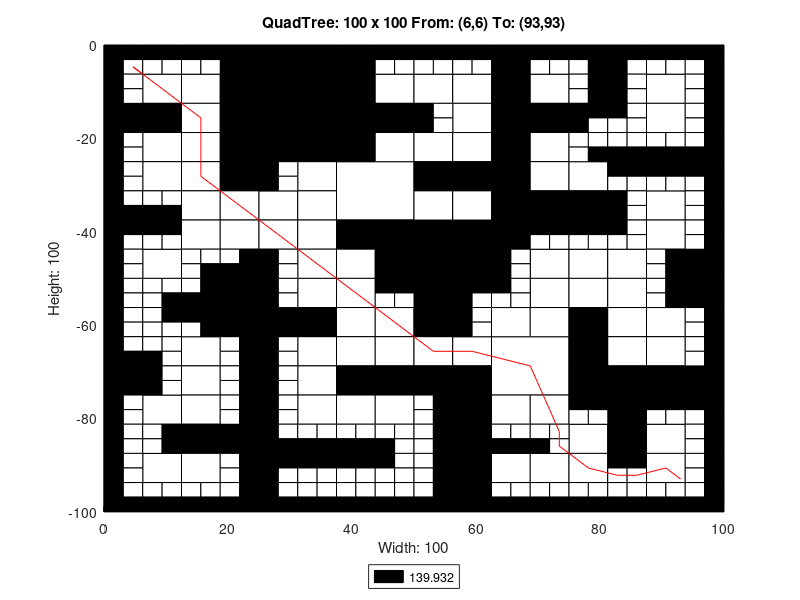

Source code (MATLAB):
axis([0 100 -100 0]);
title('QuadTree: 100 x 100 From: (6,6) To: (93,93)');
xlabel('Width: 100');
ylabel('Height: 100');
rectangle('Position',[25 -12.5 12.5 12.5], 'FaceColor',[0 0 0]);
rectangle('Position',[25 -25 12.5 12.5], 'FaceColor',[0 0 0]);
rectangle('Position',[37.5 -37.5 12.5 12.5], 'FaceColor',[1 1 1]);
rectangle('Position',[50 -50 12.5 12.5], 'FaceColor',[0 0 0]);
rectangle('Position',[62.5 -75 12.5 12.5], 'FaceColor',[1 1 1]);
rectangle('Position',[6.25 -12.5 6.25 6.25], 'FaceColor',[1 1 1]);
rectangle('Position',[18.75 -6.25 6.25 6.25], 'FaceColor',[0 0 0]);
rectangle('Position',[12.5 -12.5 6.25 6.25], 'FaceColor',[1 1 1]);
rectangle('Position',[18.75 -12.5 6.25 6.25], 'FaceColor',[0 0 0]);
rectangle('Position',[0 -18.75 6.25 6.25], 'FaceColor',[0 0 0]);
rectangle('Position',[6.25 -18.75 6.25 6.25], 'FaceColor',[0 0 0]);
rectangle('Position',[6.25 -25 6.25 6.25], 'FaceColor',[1 1 1]);
rectangle('Position',[12.5 -18.75 6.25 6.25], 'FaceColor',[1 1 1]);
rectangle('Position',[18.75 -18.75 6.25 6.25], 'FaceColor',[0 0 0]);
rectangle('Position',[12.5 -25 6.25 6.25], 'FaceColor',[1 1 1]);
rectangle('Position',[18.75 -25 6.25 6.25], 'FaceColor',[0 0 0]);
rectangle('Position',[37.5 -6.25 6.25 6.25], 'FaceColor',[0 0 0]);
rectangle('Position',[37.5 -12.5 6.25 6.25], 'FaceColor',[0 0 0]);
rectangle('Position',[43.75 -12.5 6.25 6.25], 'FaceColor',[1 1 1]);
rectangle('Position',[37.5 -18.75 6.25 6.25], 'FaceColor',[0 0 0]);
rectangle('Position',[43.75 -18.75 6.25 6.25], 'FaceColor',[0 0 0]);
rectangle('Position',[37.5 -25 6.25 6.25], 'FaceColor',[0 0 0]);
rectangle('Position',[43.75 -25 6.25 6.25], 'FaceColor',[1 1 1]);
rectangle('Position',[6.25 -31.25 6.25 6.25], 'FaceColor',[1 1 1]);
rectangle('Position',[12.5 -31.25 6.25 6.25], 'FaceColor',[1 1 1]);
rectangle('Position',[18.75 -31.25 6.25 6.25], 'FaceColor',[0 0 0]);
rectangle('Position',[12.5 -37.5 6.25 6.25], 'FaceColor',[1 1 1]);
rectangle('Position',[18.75 -37.5 6.25 6.25], 'FaceColor',[1 1 1]);
rectangle('Position',[6.25 -50 6.25 6.25], 'FaceColor',[1 1 1]);
rectangle('Position',[12.5 -43.75 6.25 6.25], 'FaceColor',[1 1 1]);
rectangle('Position',[18.75 -43.75 6.25 6.25], 'FaceColor',[1 1 1]);
rectangle('Position',[31.25 -31.25 6.25 6.25], 'FaceColor',[1 1 1]);
rectangle('Position',[25 -37.5 6.25 6.25], 'FaceColor',[1 1 1]);
rectangle('Position',[31.25 -37.5 6.25 6.25], 'FaceColor',[1 1 1]);
rectangle('Position',[25 -43.75 6.25 6.25], 'FaceColor',[1 1 1]);
rectangle('Position',[31.25 -43.75 6.25 6.25], 'FaceColor',[1 1 1]);
rectangle('Position',[31.25 -50 6.25 6.25], 'FaceColor',[1 1 1]);
rectangle('Position',[37.5 -43.75 6.25 6.25], 'FaceColor',[0 0 0]);
rectangle('Position',[43.75 -43.75 6.25 6.25], 'FaceColor',[0 0 0]);
rectangle('Position',[37.5 -50 6.25 6.25], 'FaceColor',[1 1 1]);
rectangle('Position',[43.75 -50 6.25 6.25], 'FaceColor',[0 0 0]);
rectangle('Position',[50 -12.5 6.25 6.25], 'FaceColor',[1 1 1]);
rectangle('Position',[56.25 -12.5 6.25 6.25], 'FaceColor',[1 1 1]);
rectangle('Position',[62.5 -6.25 6.25 6.25], 'FaceColor',[0 0 0]);
rectangle('Position',[62.5 -12.5 6.25 6.25], 'FaceColor',[0 0 0]);
rectangle('Position',[68.75 -12.5 6.25 6.25], 'FaceColor',[1 1 1]);
rectangle('Position',[56.25 -18.75 6.25 6.25], 'FaceColor',[1 1 1]);
rectangle('Position',[50 -25 6.25 6.25], 'FaceColor',[1 1 1]);
rectangle('Position',[56.25 -25 6.25 6.25], 'FaceColor',[1 1 1]);
rectangle('Position',[62.5 -18.75 6.25 6.25], 'FaceColor',[0 0 0]);
rectangle('Position',[68.75 -18.75 6.25 6.25], 'FaceColor',[0 0 0]);
rectangle('Position',[62.5 -25 6.25 6.25], 'FaceColor',[0 0 0]);
rectangle('Position',[68.75 -25 6.25 6.25], 'FaceColor',[1 1 1]);
rectangle('Position',[87.5 -12.5 6.25 6.25], 'FaceColor',[1 1 1]);
rectangle('Position',[87.5 -18.75 6.25 6.25], 'FaceColor',[1 1 1]);
rectangle('Position',[50 -31.25 6.25 6.25], 'FaceColor',[0 0 0]);
rectangle('Position',[56.25 -31.25 6.25 6.25], 'FaceColor',[0 0 0]);
rectangle('Position',[50 -37.5 6.25 6.25], 'FaceColor',[1 1 1]);
rectangle('Position',[56.25 -37.5 6.25 6.25], 'FaceColor',[1 1 1]);
rectangle('Position',[62.5 -31.25 6.25 6.25], 'FaceColor',[0 0 0]);
rectangle('Position',[68.75 -31.25 6.25 6.25], 'FaceColor',[1 1 1]);
rectangle('Position',[62.5 -37.5 6.25 6.25], 'FaceColor',[0 0 0]);
rectangle('Position',[68.75 -37.5 6.25 6.25], 'FaceColor',[0 0 0]);
rectangle('Position',[62.5 -43.75 6.25 6.25], 'FaceColor',[0 0 0]);
rectangle('Position',[68.75 -50 6.25 6.25], 'FaceColor',[1 1 1]);
rectangle('Position',[75 -31.25 6.25 6.25], 'FaceColor',[1 1 1]);
rectangle('Position',[75 -37.5 6.25 6.25], 'FaceColor',[0 0 0]);
rectangle('Position',[87.5 -37.5 6.25 6.25], 'FaceColor',[1 1 1]);
rectangle('Position',[75 -50 6.25 6.25], 'FaceColor',[1 1 1]);
rectangle('Position',[81.25 -50 6.25 6.25], 'FaceColor',[1 1 1]);
rectangle('Position',[87.5 -43.75 6.25 6.25], 'FaceColor',[1 1 1]);
rectangle('Position',[93.75 -50 6.25 6.25], 'FaceColor',[0 0 0]);
rectangle('Position',[18.75 -56.25 6.25 6.25], 'FaceColor',[0 0 0]);
rectangle('Position',[18.75 -62.5 6.25 6.25], 'FaceColor',[0 0 0]);
rectangle('Position',[0 -75 6.25 6.25], 'FaceColor',[0 0 0]);
rectangle('Position',[12.5 -68.75 6.25 6.25], 'FaceColor',[1 1 1]);
rectangle('Position',[12.5 -75 6.25 6.25], 'FaceColor',[1 1 1]);
rectangle('Position',[31.25 -56.25 6.25 6.25], 'FaceColor',[1 1 1]);
rectangle('Position',[25 -62.5 6.25 6.25], 'FaceColor',[0 0 0]);
rectangle('Position',[31.25 -62.5 6.25 6.25], 'FaceColor',[0 0 0]);
rectangle('Position',[37.5 -56.25 6.25 6.25], 'FaceColor',[1 1 1]);
rectangle('Position',[37.5 -62.5 6.25 6.25], 'FaceColor',[1 1 1]);
rectangle('Position',[43.75 -62.5 6.25 6.25], 'FaceColor',[1 1 1]);
rectangle('Position',[31.25 -68.75 6.25 6.25], 'FaceColor',[1 1 1]);
rectangle('Position',[31.25 -75 6.25 6.25], 'FaceColor',[1 1 1]);
rectangle('Position',[37.5 -68.75 6.25 6.25], 'FaceColor',[1 1 1]);
rectangle('Position',[43.75 -68.75 6.25 6.25], 'FaceColor',[1 1 1]);
rectangle('Position',[37.5 -75 6.25 6.25], 'FaceColor',[0 0 0]);
rectangle('Position',[43.75 -75 6.25 6.25], 'FaceColor',[0 0 0]);
rectangle('Position',[6.25 -81.25 6.25 6.25], 'FaceColor',[1 1 1]);
rectangle('Position',[12.5 -81.25 6.25 6.25], 'FaceColor',[1 1 1]);
rectangle('Position',[12.5 -87.5 6.25 6.25], 'FaceColor',[0 0 0]);
rectangle('Position',[18.75 -87.5 6.25 6.25], 'FaceColor',[0 0 0]);
rectangle('Position',[6.25 -93.75 6.25 6.25], 'FaceColor',[1 1 1]);
rectangle('Position',[12.5 -93.75 6.25 6.25], 'FaceColor',[1 1 1]);
rectangle('Position',[31.25 -81.25 6.25 6.25], 'FaceColor',[1 1 1]);
rectangle('Position',[37.5 -81.25 6.25 6.25], 'FaceColor',[1 1 1]);
rectangle('Position',[43.75 -81.25 6.25 6.25], 'FaceColor',[1 1 1]);
rectangle('Position',[50 -56.25 6.25 6.25], 'FaceColor',[0 0 0]);
rectangle('Position',[50 -62.5 6.25 6.25], 'FaceColor',[0 0 0]);
rectangle('Position',[68.75 -56.25 6.25 6.25], 'FaceColor',[1 1 1]);
rectangle('Position',[62.5 -62.5 6.25 6.25], 'FaceColor',[1 1 1]);
rectangle('Position',[68.75 -62.5 6.25 6.25], 'FaceColor',[1 1 1]);
rectangle('Position',[50 -68.75 6.25 6.25], 'FaceColor',[1 1 1]);
rectangle('Position',[56.25 -68.75 6.25 6.25], 'FaceColor',[1 1 1]);
rectangle('Position',[50 -75 6.25 6.25], 'FaceColor',[0 0 0]);
rectangle('Position',[56.25 -75 6.25 6.25], 'FaceColor',[0 0 0]);
rectangle('Position',[75 -56.25 6.25 6.25], 'FaceColor',[1 1 1]);
rectangle('Position',[81.25 -56.25 6.25 6.25], 'FaceColor',[1 1 1]);
rectangle('Position',[75 -62.5 6.25 6.25], 'FaceColor',[0 0 0]);
rectangle('Position',[81.25 -62.5 6.25 6.25], 'FaceColor',[1 1 1]);
rectangle('Position',[93.75 -56.25 6.25 6.25], 'FaceColor',[0 0 0]);
rectangle('Position',[87.5 -62.5 6.25 6.25], 'FaceColor',[1 1 1]);
rectangle('Position',[75 -68.75 6.25 6.25], 'FaceColor',[0 0 0]);
rectangle('Position',[81.25 -68.75 6.25 6.25], 'FaceColor',[1 1 1]);
rectangle('Position',[75 -75 6.25 6.25], 'FaceColor',[0 0 0]);
rectangle('Position',[81.25 -75 6.25 6.25], 'FaceColor',[0 0 0]);
rectangle('Position',[87.5 -68.75 6.25 6.25], 'FaceColor',[1 1 1]);
rectangle('Position',[87.5 -75 6.25 6.25], 'FaceColor',[0 0 0]);
rectangle('Position',[93.75 -75 6.25 6.25], 'FaceColor',[0 0 0]);
rectangle('Position',[56.25 -81.25 6.25 6.25], 'FaceColor',[0 0 0]);
rectangle('Position',[56.25 -87.5 6.25 6.25], 'FaceColor',[0 0 0]);
rectangle('Position',[62.5 -81.25 6.25 6.25], 'FaceColor',[1 1 1]);
rectangle('Position',[68.75 -81.25 6.25 6.25], 'FaceColor',[1 1 1]);
rectangle('Position',[56.25 -93.75 6.25 6.25], 'FaceColor',[0 0 0]);
rectangle('Position',[56.25 -100 6.25 6.25], 'FaceColor',[0 0 0]);
rectangle('Position',[62.5 -93.75 6.25 6.25], 'FaceColor',[1 1 1]);
rectangle('Position',[68.75 -93.75 6.25 6.25], 'FaceColor',[1 1 1]);
rectangle('Position',[81.25 -81.25 6.25 6.25], 'FaceColor',[0 0 0]);
rectangle('Position',[75 -87.5 6.25 6.25], 'FaceColor',[1 1 1]);
rectangle('Position',[81.25 -87.5 6.25 6.25], 'FaceColor',[0 0 0]);
rectangle('Position',[87.5 -87.5 6.25 6.25], 'FaceColor',[1 1 1]);
rectangle('Position',[75 -93.75 6.25 6.25], 'FaceColor',[1 1 1]);
rectangle('Position',[87.5 -93.75 6.25 6.25], 'FaceColor',[1 1 1]);
rectangle('Position',[0 -3.125 3.125 3.125], 'FaceColor',[0 0 0]);
rectangle('Position',[3.125 -3.125 3.125 3.125], 'FaceColor',[0 0 0]);
rectangle('Position',[0 -6.25 3.125 3.125], 'FaceColor',[0 0 0]);
rectangle('Position',[3.125 -6.25 3.125 3.125], 'FaceColor',[1 1 1]);
rectangle('Position',[6.25 -3.125 3.125 3.125], 'FaceColor',[0 0 0]);
rectangle('Position',[9.375 -3.125 3.125 3.125], 'FaceColor',[0 0 0]);
rectangle('Position',[6.25 -6.25 3.125 3.125], 'FaceColor',[1 1 1]);
rectangle('Position',[9.375 -6.25 3.125 3.125], 'FaceColor',[1 1 1]);
rectangle('Position',[0 -9.375 3.125 3.125], 'FaceColor',[0 0 0]);
rectangle('Position',[3.125 -9.375 3.125 3.125], 'FaceColor',[1 1 1]);
rectangle('Position',[0 -12.5 3.125 3.125], 'FaceColor',[0 0 0]);
rectangle('Position',[3.125 -12.5 3.125 3.125], 'FaceColor',[1 1 1]);
rectangle('Position',[12.5 -3.125 3.125 3.125], 'FaceColor',[0 0 0]);
rectangle('Position',[15.625 -3.125 3.125 3.125], 'FaceColor',[0 0 0]);
rectangle('Position',[12.5 -6.25 3.125 3.125], 'FaceColor',[1 1 1]);
rectangle('Position',[15.625 -6.25 3.125 3.125], 'FaceColor',[1 1 1]);
rectangle('Position',[0 -21.875 3.125 3.125], 'FaceColor',[0 0 0]);
rectangle('Position',[3.125 -21.875 3.125 3.125], 'FaceColor',[1 1 1]);
rectangle('Position',[0 -25 3.125 3.125], 'FaceColor',[0 0 0]);
rectangle('Position',[3.125 -25 3.125 3.125], 'FaceColor',[1 1 1]);
rectangle('Position',[43.75 -3.125 3.125 3.125], 'FaceColor',[0 0 0]);
rectangle('Position',[46.875 -3.125 3.125 3.125], 'FaceColor',[0 0 0]);
rectangle('Position',[43.75 -6.25 3.125 3.125], 'FaceColor',[1 1 1]);
rectangle('Position',[46.875 -6.25 3.125 3.125], 'FaceColor',[1 1 1]);
rectangle('Position',[0 -28.125 3.125 3.125], 'FaceColor',[0 0 0]);
rectangle('Position',[3.125 -28.125 3.125 3.125], 'FaceColor',[1 1 1]);
rectangle('Position',[0 -31.25 3.125 3.125], 'FaceColor',[0 0 0]);
rectangle('Position',[3.125 -31.25 3.125 3.125], 'FaceColor',[1 1 1]);
rectangle('Position',[0 -34.375 3.125 3.125], 'FaceColor',[0 0 0]);
rectangle('Position',[3.125 -34.375 3.125 3.125], 'FaceColor',[1 1 1]);
rectangle('Position',[0 -37.5 3.125 3.125], 'FaceColor',[0 0 0]);
rectangle('Position',[3.125 -37.5 3.125 3.125], 'FaceColor',[0 0 0]);
rectangle('Position',[6.25 -34.375 3.125 3.125], 'FaceColor',[1 1 1]);
rectangle('Position',[9.375 -34.375 3.125 3.125], 'FaceColor',[1 1 1]);
rectangle('Position',[6.25 -37.5 3.125 3.125], 'FaceColor',[0 0 0]);
rectangle('Position',[9.375 -37.5 3.125 3.125], 'FaceColor',[0 0 0]);
rectangle('Position',[0 -40.625 3.125 3.125], 'FaceColor',[0 0 0]);
rectangle('Position',[3.125 -40.625 3.125 3.125], 'FaceColor',[0 0 0]);
rectangle('Position',[0 -43.75 3.125 3.125], 'FaceColor',[0 0 0]);
rectangle('Position',[3.125 -43.75 3.125 3.125], 'FaceColor',[1 1 1]);
rectangle('Position',[6.25 -40.625 3.125 3.125], 'FaceColor',[0 0 0]);
rectangle('Position',[9.375 -40.625 3.125 3.125], 'FaceColor',[0 0 0]);
rectangle('Position',[6.25 -43.75 3.125 3.125], 'FaceColor',[1 1 1]);
rectangle('Position',[9.375 -43.75 3.125 3.125], 'FaceColor',[1 1 1]);
rectangle('Position',[0 -46.875 3.125 3.125], 'FaceColor',[0 0 0]);
rectangle('Position',[3.125 -46.875 3.125 3.125], 'FaceColor',[1 1 1]);
rectangle('Position',[0 -50 3.125 3.125], 'FaceColor',[0 0 0]);
rectangle('Position',[3.125 -50 3.125 3.125], 'FaceColor',[1 1 1]);
rectangle('Position',[12.5 -46.875 3.125 3.125], 'FaceColor',[1 1 1]);
rectangle('Position',[15.625 -46.875 3.125 3.125], 'FaceColor',[1 1 1]);
rectangle('Position',[12.5 -50 3.125 3.125], 'FaceColor',[1 1 1]);
rectangle('Position',[15.625 -50 3.125 3.125], 'FaceColor',[0 0 0]);
rectangle('Position',[18.75 -46.875 3.125 3.125], 'FaceColor',[1 1 1]);
rectangle('Position',[21.875 -46.875 3.125 3.125], 'FaceColor',[0 0 0]);
rectangle('Position',[18.75 -50 3.125 3.125], 'FaceColor',[0 0 0]);
rectangle('Position',[21.875 -50 3.125 3.125], 'FaceColor',[0 0 0]);
rectangle('Position',[25 -28.125 3.125 3.125], 'FaceColor',[0 0 0]);
rectangle('Position',[28.125 -28.125 3.125 3.125], 'FaceColor',[1 1 1]);
rectangle('Position',[25 -31.25 3.125 3.125], 'FaceColor',[0 0 0]);
rectangle('Position',[28.125 -31.25 3.125 3.125], 'FaceColor',[1 1 1]);
rectangle('Position',[25 -46.875 3.125 3.125], 'FaceColor',[0 0 0]);
rectangle('Position',[28.125 -46.875 3.125 3.125], 'FaceColor',[1 1 1]);
rectangle('Position',[25 -50 3.125 3.125], 'FaceColor',[0 0 0]);
rectangle('Position',[28.125 -50 3.125 3.125], 'FaceColor',[1 1 1]);
rectangle('Position',[50 -3.125 3.125 3.125], 'FaceColor',[0 0 0]);
rectangle('Position',[53.125 -3.125 3.125 3.125], 'FaceColor',[0 0 0]);
rectangle('Position',[50 -6.25 3.125 3.125], 'FaceColor',[1 1 1]);
rectangle('Position',[53.125 -6.25 3.125 3.125], 'FaceColor',[1 1 1]);
rectangle('Position',[56.25 -3.125 3.125 3.125], 'FaceColor',[0 0 0]);
rectangle('Position',[59.375 -3.125 3.125 3.125], 'FaceColor',[0 0 0]);
rectangle('Position',[56.25 -6.25 3.125 3.125], 'FaceColor',[1 1 1]);
rectangle('Position',[59.375 -6.25 3.125 3.125], 'FaceColor',[1 1 1]);
rectangle('Position',[68.75 -3.125 3.125 3.125], 'FaceColor',[0 0 0]);
rectangle('Position',[71.875 -3.125 3.125 3.125], 'FaceColor',[0 0 0]);
rectangle('Position',[68.75 -6.25 3.125 3.125], 'FaceColor',[1 1 1]);
rectangle('Position',[71.875 -6.25 3.125 3.125], 'FaceColor',[1 1 1]);
rectangle('Position',[50 -15.625 3.125 3.125], 'FaceColor',[0 0 0]);
rectangle('Position',[53.125 -15.625 3.125 3.125], 'FaceColor',[1 1 1]);
rectangle('Position',[50 -18.75 3.125 3.125], 'FaceColor',[0 0 0]);
rectangle('Position',[53.125 -18.75 3.125 3.125], 'FaceColor',[1 1 1]);
rectangle('Position',[75 -3.125 3.125 3.125], 'FaceColor',[0 0 0]);
rectangle('Position',[78.125 -3.125 3.125 3.125], 'FaceColor',[0 0 0]);
rectangle('Position',[75 -6.25 3.125 3.125], 'FaceColor',[1 1 1]);
rectangle('Position',[78.125 -6.25 3.125 3.125], 'FaceColor',[0 0 0]);
rectangle('Position',[81.25 -3.125 3.125 3.125], 'FaceColor',[0 0 0]);
rectangle('Position',[84.375 -3.125 3.125 3.125], 'FaceColor',[0 0 0]);
rectangle('Position',[81.25 -6.25 3.125 3.125], 'FaceColor',[0 0 0]);
rectangle('Position',[84.375 -6.25 3.125 3.125], 'FaceColor',[1 1 1]);
rectangle('Position',[75 -9.375 3.125 3.125], 'FaceColor',[1 1 1]);
rectangle('Position',[78.125 -9.375 3.125 3.125], 'FaceColor',[0 0 0]);
rectangle('Position',[75 -12.5 3.125 3.125], 'FaceColor',[1 1 1]);
rectangle('Position',[78.125 -12.5 3.125 3.125], 'FaceColor',[0 0 0]);
rectangle('Position',[81.25 -9.375 3.125 3.125], 'FaceColor',[0 0 0]);
rectangle('Position',[84.375 -9.375 3.125 3.125], 'FaceColor',[1 1 1]);
rectangle('Position',[81.25 -12.5 3.125 3.125], 'FaceColor',[0 0 0]);
rectangle('Position',[84.375 -12.5 3.125 3.125], 'FaceColor',[1 1 1]);
rectangle('Position',[87.5 -3.125 3.125 3.125], 'FaceColor',[0 0 0]);
rectangle('Position',[90.625 -3.125 3.125 3.125], 'FaceColor',[0 0 0]);
rectangle('Position',[87.5 -6.25 3.125 3.125], 'FaceColor',[1 1 1]);
rectangle('Position',[90.625 -6.25 3.125 3.125], 'FaceColor',[1 1 1]);
rectangle('Position',[93.75 -3.125 3.125 3.125], 'FaceColor',[0 0 0]);
rectangle('Position',[96.875 -3.125 3.125 3.125], 'FaceColor',[0 0 0]);
rectangle('Position',[93.75 -6.25 3.125 3.125], 'FaceColor',[1 1 1]);
rectangle('Position',[96.875 -6.25 3.125 3.125], 'FaceColor',[0 0 0]);
rectangle('Position',[93.75 -9.375 3.125 3.125], 'FaceColor',[1 1 1]);
rectangle('Position',[96.875 -9.375 3.125 3.125], 'FaceColor',[0 0 0]);
rectangle('Position',[93.75 -12.5 3.125 3.125], 'FaceColor',[1 1 1]);
rectangle('Position',[96.875 -12.5 3.125 3.125], 'FaceColor',[0 0 0]);
rectangle('Position',[75 -15.625 3.125 3.125], 'FaceColor',[0 0 0]);
rectangle('Position',[78.125 -15.625 3.125 3.125], 'FaceColor',[0 0 0]);
rectangle('Position',[75 -18.75 3.125 3.125], 'FaceColor',[0 0 0]);
rectangle('Position',[78.125 -18.75 3.125 3.125], 'FaceColor',[1 1 1]);
rectangle('Position',[81.25 -15.625 3.125 3.125], 'FaceColor',[0 0 0]);
rectangle('Position',[84.375 -15.625 3.125 3.125], 'FaceColor',[1 1 1]);
rectangle('Position',[81.25 -18.75 3.125 3.125], 'FaceColor',[1 1 1]);
rectangle('Position',[84.375 -18.75 3.125 3.125], 'FaceColor',[1 1 1]);
rectangle('Position',[75 -21.875 3.125 3.125], 'FaceColor',[1 1 1]);
rectangle('Position',[78.125 -21.875 3.125 3.125], 'FaceColor',[1 1 1]);
rectangle('Position',[75 -25 3.125 3.125], 'FaceColor',[1 1 1]);
rectangle('Position',[78.125 -25 3.125 3.125], 'FaceColor',[0 0 0]);
rectangle('Position',[81.25 -21.875 3.125 3.125], 'FaceColor',[1 1 1]);
rectangle('Position',[84.375 -21.875 3.125 3.125], 'FaceColor',[1 1 1]);
rectangle('Position',[81.25 -25 3.125 3.125], 'FaceColor',[0 0 0]);
rectangle('Position',[84.375 -25 3.125 3.125], 'FaceColor',[0 0 0]);
rectangle('Position',[93.75 -15.625 3.125 3.125], 'FaceColor',[1 1 1]);
rectangle('Position',[96.875 -15.625 3.125 3.125], 'FaceColor',[0 0 0]);
rectangle('Position',[93.75 -18.75 3.125 3.125], 'FaceColor',[1 1 1]);
rectangle('Position',[96.875 -18.75 3.125 3.125], 'FaceColor',[0 0 0]);
rectangle('Position',[87.5 -21.875 3.125 3.125], 'FaceColor',[1 1 1]);
rectangle('Position',[90.625 -21.875 3.125 3.125], 'FaceColor',[1 1 1]);
rectangle('Position',[87.5 -25 3.125 3.125], 'FaceColor',[0 0 0]);
rectangle('Position',[90.625 -25 3.125 3.125], 'FaceColor',[0 0 0]);
rectangle('Position',[93.75 -21.875 3.125 3.125], 'FaceColor',[1 1 1]);
rectangle('Position',[96.875 -21.875 3.125 3.125], 'FaceColor',[0 0 0]);
rectangle('Position',[93.75 -25 3.125 3.125], 'FaceColor',[0 0 0]);
rectangle('Position',[96.875 -25 3.125 3.125], 'FaceColor',[0 0 0]);
rectangle('Position',[68.75 -40.625 3.125 3.125], 'FaceColor',[0 0 0]);
rectangle('Position',[71.875 -40.625 3.125 3.125], 'FaceColor',[0 0 0]);
rectangle('Position',[68.75 -43.75 3.125 3.125], 'FaceColor',[1 1 1]);
rectangle('Position',[71.875 -43.75 3.125 3.125], 'FaceColor',[1 1 1]);
rectangle('Position',[62.5 -46.875 3.125 3.125], 'FaceColor',[0 0 0]);
rectangle('Position',[65.625 -46.875 3.125 3.125], 'FaceColor',[1 1 1]);
rectangle('Position',[62.5 -50 3.125 3.125], 'FaceColor',[0 0 0]);
rectangle('Position',[65.625 -50 3.125 3.125], 'FaceColor',[1 1 1]);
rectangle('Position',[81.25 -28.125 3.125 3.125], 'FaceColor',[0 0 0]);
rectangle('Position',[84.375 -28.125 3.125 3.125], 'FaceColor',[0 0 0]);
rectangle('Position',[81.25 -31.25 3.125 3.125], 'FaceColor',[1 1 1]);
rectangle('Position',[84.375 -31.25 3.125 3.125], 'FaceColor',[1 1 1]);
rectangle('Position',[81.25 -34.375 3.125 3.125], 'FaceColor',[0 0 0]);
rectangle('Position',[84.375 -34.375 3.125 3.125], 'FaceColor',[1 1 1]);
rectangle('Position',[81.25 -37.5 3.125 3.125], 'FaceColor',[0 0 0]);
rectangle('Position',[84.375 -37.5 3.125 3.125], 'FaceColor',[1 1 1]);
rectangle('Position',[87.5 -28.125 3.125 3.125], 'FaceColor',[0 0 0]);
rectangle('Position',[90.625 -28.125 3.125 3.125], 'FaceColor',[0 0 0]);
rectangle('Position',[87.5 -31.25 3.125 3.125], 'FaceColor',[1 1 1]);
rectangle('Position',[90.625 -31.25 3.125 3.125], 'FaceColor',[1 1 1]);
rectangle('Position',[93.75 -28.125 3.125 3.125], 'FaceColor',[0 0 0]);
rectangle('Position',[96.875 -28.125 3.125 3.125], 'FaceColor',[0 0 0]);
rectangle('Position',[93.75 -31.25 3.125 3.125], 'FaceColor',[1 1 1]);
rectangle('Position',[96.875 -31.25 3.125 3.125], 'FaceColor',[0 0 0]);
rectangle('Position',[93.75 -34.375 3.125 3.125], 'FaceColor',[1 1 1]);
rectangle('Position',[96.875 -34.375 3.125 3.125], 'FaceColor',[0 0 0]);
rectangle('Position',[93.75 -37.5 3.125 3.125], 'FaceColor',[1 1 1]);
rectangle('Position',[96.875 -37.5 3.125 3.125], 'FaceColor',[0 0 0]);
rectangle('Position',[75 -40.625 3.125 3.125], 'FaceColor',[0 0 0]);
rectangle('Position',[78.125 -40.625 3.125 3.125], 'FaceColor',[0 0 0]);
rectangle('Position',[75 -43.75 3.125 3.125], 'FaceColor',[1 1 1]);
rectangle('Position',[78.125 -43.75 3.125 3.125], 'FaceColor',[1 1 1]);
rectangle('Position',[81.25 -40.625 3.125 3.125], 'FaceColor',[0 0 0]);
rectangle('Position',[84.375 -40.625 3.125 3.125], 'FaceColor',[1 1 1]);
rectangle('Position',[81.25 -43.75 3.125 3.125], 'FaceColor',[1 1 1]);
rectangle('Position',[84.375 -43.75 3.125 3.125], 'FaceColor',[1 1 1]);
rectangle('Position',[93.75 -40.625 3.125 3.125], 'FaceColor',[1 1 1]);
rectangle('Position',[96.875 -40.625 3.125 3.125], 'FaceColor',[0 0 0]);
rectangle('Position',[93.75 -43.75 3.125 3.125], 'FaceColor',[1 1 1]);
rectangle('Position',[96.875 -43.75 3.125 3.125], 'FaceColor',[0 0 0]);
rectangle('Position',[87.5 -46.875 3.125 3.125], 'FaceColor',[1 1 1]);
rectangle('Position',[90.625 -46.875 3.125 3.125], 'FaceColor',[0 0 0]);
rectangle('Position',[87.5 -50 3.125 3.125], 'FaceColor',[1 1 1]);
rectangle('Position',[90.625 -50 3.125 3.125], 'FaceColor',[0 0 0]);
rectangle('Position',[0 -53.125 3.125 3.125], 'FaceColor',[0 0 0]);
rectangle('Position',[3.125 -53.125 3.125 3.125], 'FaceColor',[1 1 1]);
rectangle('Position',[0 -56.25 3.125 3.125], 'FaceColor',[0 0 0]);
rectangle('Position',[3.125 -56.25 3.125 3.125], 'FaceColor',[1 1 1]);
rectangle('Position',[6.25 -53.125 3.125 3.125], 'FaceColor',[1 1 1]);
rectangle('Position',[9.375 -53.125 3.125 3.125], 'FaceColor',[1 1 1]);
rectangle('Position',[6.25 -56.25 3.125 3.125], 'FaceColor',[1 1 1]);
rectangle('Position',[9.375 -56.25 3.125 3.125], 'FaceColor',[0 0 0]);
rectangle('Position',[0 -59.375 3.125 3.125], 'FaceColor',[0 0 0]);
rectangle('Position',[3.125 -59.375 3.125 3.125], 'FaceColor',[1 1 1]);
rectangle('Position',[0 -62.5 3.125 3.125], 'FaceColor',[0 0 0]);
rectangle('Position',[3.125 -62.5 3.125 3.125], 'FaceColor',[1 1 1]);
rectangle('Position',[6.25 -59.375 3.125 3.125], 'FaceColor',[1 1 1]);
rectangle('Position',[9.375 -59.375 3.125 3.125], 'FaceColor',[0 0 0]);
rectangle('Position',[6.25 -62.5 3.125 3.125], 'FaceColor',[1 1 1]);
rectangle('Position',[9.375 -62.5 3.125 3.125], 'FaceColor',[1 1 1]);
rectangle('Position',[12.5 -53.125 3.125 3.125], 'FaceColor',[1 1 1]);
rectangle('Position',[15.625 -53.125 3.125 3.125], 'FaceColor',[0 0 0]);
rectangle('Position',[12.5 -56.25 3.125 3.125], 'FaceColor',[0 0 0]);
rectangle('Position',[15.625 -56.25 3.125 3.125], 'FaceColor',[0 0 0]);
rectangle('Position',[12.5 -59.375 3.125 3.125], 'FaceColor',[0 0 0]);
rectangle('Position',[15.625 -59.375 3.125 3.125], 'FaceColor',[0 0 0]);
rectangle('Position',[12.5 -62.5 3.125 3.125], 'FaceColor',[1 1 1]);
rectangle('Position',[15.625 -62.5 3.125 3.125], 'FaceColor',[0 0 0]);
rectangle('Position',[0 -65.625 3.125 3.125], 'FaceColor',[0 0 0]);
rectangle('Position',[3.125 -65.625 3.125 3.125], 'FaceColor',[1 1 1]);
rectangle('Position',[0 -68.75 3.125 3.125], 'FaceColor',[0 0 0]);
rectangle('Position',[3.125 -68.75 3.125 3.125], 'FaceColor',[0 0 0]);
rectangle('Position',[6.25 -65.625 3.125 3.125], 'FaceColor',[1 1 1]);
rectangle('Position',[9.375 -65.625 3.125 3.125], 'FaceColor',[1 1 1]);
rectangle('Position',[6.25 -68.75 3.125 3.125], 'FaceColor',[0 0 0]);
rectangle('Position',[9.375 -68.75 3.125 3.125], 'FaceColor',[1 1 1]);
rectangle('Position',[6.25 -71.875 3.125 3.125], 'FaceColor',[0 0 0]);
rectangle('Position',[9.375 -71.875 3.125 3.125], 'FaceColor',[1 1 1]);
rectangle('Position',[6.25 -75 3.125 3.125], 'FaceColor',[0 0 0]);
rectangle('Position',[9.375 -75 3.125 3.125], 'FaceColor',[1 1 1]);
rectangle('Position',[18.75 -65.625 3.125 3.125], 'FaceColor',[1 1 1]);
rectangle('Position',[21.875 -65.625 3.125 3.125], 'FaceColor',[0 0 0]);
rectangle('Position',[18.75 -68.75 3.125 3.125], 'FaceColor',[1 1 1]);
rectangle('Position',[21.875 -68.75 3.125 3.125], 'FaceColor',[0 0 0]);
rectangle('Position',[18.75 -71.875 3.125 3.125], 'FaceColor',[1 1 1]);
rectangle('Position',[21.875 -71.875 3.125 3.125], 'FaceColor',[0 0 0]);
rectangle('Position',[18.75 -75 3.125 3.125], 'FaceColor',[1 1 1]);
rectangle('Position',[21.875 -75 3.125 3.125], 'FaceColor',[0 0 0]);
rectangle('Position',[25 -53.125 3.125 3.125], 'FaceColor',[0 0 0]);
rectangle('Position',[28.125 -53.125 3.125 3.125], 'FaceColor',[1 1 1]);
rectangle('Position',[25 -56.25 3.125 3.125], 'FaceColor',[0 0 0]);
rectangle('Position',[28.125 -56.25 3.125 3.125], 'FaceColor',[1 1 1]);
rectangle('Position',[43.75 -53.125 3.125 3.125], 'FaceColor',[0 0 0]);
rectangle('Position',[46.875 -53.125 3.125 3.125], 'FaceColor',[0 0 0]);
rectangle('Position',[43.75 -56.25 3.125 3.125], 'FaceColor',[1 1 1]);
rectangle('Position',[46.875 -56.25 3.125 3.125], 'FaceColor',[1 1 1]);
rectangle('Position',[25 -65.625 3.125 3.125], 'FaceColor',[0 0 0]);
rectangle('Position',[28.125 -65.625 3.125 3.125], 'FaceColor',[1 1 1]);
rectangle('Position',[25 -68.75 3.125 3.125], 'FaceColor',[0 0 0]);
rectangle('Position',[28.125 -68.75 3.125 3.125], 'FaceColor',[1 1 1]);
rectangle('Position',[25 -71.875 3.125 3.125], 'FaceColor',[0 0 0]);
rectangle('Position',[28.125 -71.875 3.125 3.125], 'FaceColor',[1 1 1]);
rectangle('Position',[25 -75 3.125 3.125], 'FaceColor',[0 0 0]);
rectangle('Position',[28.125 -75 3.125 3.125], 'FaceColor',[1 1 1]);
rectangle('Position',[0 -78.125 3.125 3.125], 'FaceColor',[0 0 0]);
rectangle('Position',[3.125 -78.125 3.125 3.125], 'FaceColor',[1 1 1]);
rectangle('Position',[0 -81.25 3.125 3.125], 'FaceColor',[0 0 0]);
rectangle('Position',[3.125 -81.25 3.125 3.125], 'FaceColor',[1 1 1]);
rectangle('Position',[0 -84.375 3.125 3.125], 'FaceColor',[0 0 0]);
rectangle('Position',[3.125 -84.375 3.125 3.125], 'FaceColor',[1 1 1]);
rectangle('Position',[0 -87.5 3.125 3.125], 'FaceColor',[0 0 0]);
rectangle('Position',[3.125 -87.5 3.125 3.125], 'FaceColor',[1 1 1]);
rectangle('Position',[6.25 -84.375 3.125 3.125], 'FaceColor',[1 1 1]);
rectangle('Position',[9.375 -84.375 3.125 3.125], 'FaceColor',[0 0 0]);
rectangle('Position',[6.25 -87.5 3.125 3.125], 'FaceColor',[1 1 1]);
rectangle('Position',[9.375 -87.5 3.125 3.125], 'FaceColor',[0 0 0]);
rectangle('Position',[18.75 -78.125 3.125 3.125], 'FaceColor',[1 1 1]);
rectangle('Position',[21.875 -78.125 3.125 3.125], 'FaceColor',[0 0 0]);
rectangle('Position',[18.75 -81.25 3.125 3.125], 'FaceColor',[1 1 1]);
rectangle('Position',[21.875 -81.25 3.125 3.125], 'FaceColor',[0 0 0]);
rectangle('Position',[0 -90.625 3.125 3.125], 'FaceColor',[0 0 0]);
rectangle('Position',[3.125 -90.625 3.125 3.125], 'FaceColor',[1 1 1]);
rectangle('Position',[0 -93.75 3.125 3.125], 'FaceColor',[0 0 0]);
rectangle('Position',[3.125 -93.75 3.125 3.125], 'FaceColor',[1 1 1]);
rectangle('Position',[0 -96.875 3.125 3.125], 'FaceColor',[0 0 0]);
rectangle('Position',[3.125 -96.875 3.125 3.125], 'FaceColor',[1 1 1]);
rectangle('Position',[0 -100 3.125 3.125], 'FaceColor',[0 0 0]);
rectangle('Position',[3.125 -100 3.125 3.125], 'FaceColor',[0 0 0]);
rectangle('Position',[6.25 -96.875 3.125 3.125], 'FaceColor',[1 1 1]);
rectangle('Position',[9.375 -96.875 3.125 3.125], 'FaceColor',[1 1 1]);
rectangle('Position',[6.25 -100 3.125 3.125], 'FaceColor',[0 0 0]);
rectangle('Position',[9.375 -100 3.125 3.125], 'FaceColor',[0 0 0]);
rectangle('Position',[18.75 -90.625 3.125 3.125], 'FaceColor',[1 1 1]);
rectangle('Position',[21.875 -90.625 3.125 3.125], 'FaceColor',[0 0 0]);
rectangle('Position',[18.75 -93.75 3.125 3.125], 'FaceColor',[1 1 1]);
rectangle('Position',[21.875 -93.75 3.125 3.125], 'FaceColor',[0 0 0]);
rectangle('Position',[12.5 -96.875 3.125 3.125], 'FaceColor',[1 1 1]);
rectangle('Position',[15.625 -96.875 3.125 3.125], 'FaceColor',[1 1 1]);
rectangle('Position',[12.5 -100 3.125 3.125], 'FaceColor',[0 0 0]);
rectangle('Position',[15.625 -100 3.125 3.125], 'FaceColor',[0 0 0]);
rectangle('Position',[18.75 -96.875 3.125 3.125], 'FaceColor',[1 1 1]);
rectangle('Position',[21.875 -96.875 3.125 3.125], 'FaceColor',[0 0 0]);
rectangle('Position',[18.75 -100 3.125 3.125], 'FaceColor',[0 0 0]);
rectangle('Position',[21.875 -100 3.125 3.125], 'FaceColor',[0 0 0]);
rectangle('Position',[25 -78.125 3.125 3.125], 'FaceColor',[0 0 0]);
rectangle('Position',[28.125 -78.125 3.125 3.125], 'FaceColor',[1 1 1]);
rectangle('Position',[25 -81.25 3.125 3.125], 'FaceColor',[0 0 0]);
rectangle('Position',[28.125 -81.25 3.125 3.125], 'FaceColor',[1 1 1]);
rectangle('Position',[25 -84.375 3.125 3.125], 'FaceColor',[0 0 0]);
rectangle('Position',[28.125 -84.375 3.125 3.125], 'FaceColor',[1 1 1]);
rectangle('Position',[25 -87.5 3.125 3.125], 'FaceColor',[0 0 0]);
rectangle('Position',[28.125 -87.5 3.125 3.125], 'FaceColor',[0 0 0]);
rectangle('Position',[31.25 -84.375 3.125 3.125], 'FaceColor',[1 1 1]);
rectangle('Position',[34.375 -84.375 3.125 3.125], 'FaceColor',[1 1 1]);
rectangle('Position',[31.25 -87.5 3.125 3.125], 'FaceColor',[0 0 0]);
rectangle('Position',[34.375 -87.5 3.125 3.125], 'FaceColor',[0 0 0]);
rectangle('Position',[37.5 -84.375 3.125 3.125], 'FaceColor',[1 1 1]);
rectangle('Position',[40.625 -84.375 3.125 3.125], 'FaceColor',[1 1 1]);
rectangle('Position',[37.5 -87.5 3.125 3.125], 'FaceColor',[0 0 0]);
rectangle('Position',[40.625 -87.5 3.125 3.125], 'FaceColor',[0 0 0]);
rectangle('Position',[43.75 -84.375 3.125 3.125], 'FaceColor',[1 1 1]);
rectangle('Position',[46.875 -84.375 3.125 3.125], 'FaceColor',[1 1 1]);
rectangle('Position',[43.75 -87.5 3.125 3.125], 'FaceColor',[0 0 0]);
rectangle('Position',[46.875 -87.5 3.125 3.125], 'FaceColor',[1 1 1]);
rectangle('Position',[25 -90.625 3.125 3.125], 'FaceColor',[0 0 0]);
rectangle('Position',[28.125 -90.625 3.125 3.125], 'FaceColor',[0 0 0]);
rectangle('Position',[25 -93.75 3.125 3.125], 'FaceColor',[0 0 0]);
rectangle('Position',[28.125 -93.75 3.125 3.125], 'FaceColor',[1 1 1]);
rectangle('Position',[31.25 -90.625 3.125 3.125], 'FaceColor',[0 0 0]);
rectangle('Position',[34.375 -90.625 3.125 3.125], 'FaceColor',[0 0 0]);
rectangle('Position',[31.25 -93.75 3.125 3.125], 'FaceColor',[1 1 1]);
rectangle('Position',[34.375 -93.75 3.125 3.125], 'FaceColor',[1 1 1]);
rectangle('Position',[25 -96.875 3.125 3.125], 'FaceColor',[0 0 0]);
rectangle('Position',[28.125 -96.875 3.125 3.125], 'FaceColor',[1 1 1]);
rectangle('Position',[25 -100 3.125 3.125], 'FaceColor',[0 0 0]);
rectangle('Position',[28.125 -100 3.125 3.125], 'FaceColor',[0 0 0]);
rectangle('Position',[31.25 -96.875 3.125 3.125], 'FaceColor',[1 1 1]);
rectangle('Position',[34.375 -96.875 3.125 3.125], 'FaceColor',[1 1 1]);
rectangle('Position',[31.25 -100 3.125 3.125], 'FaceColor',[0 0 0]);
rectangle('Position',[34.375 -100 3.125 3.125], 'FaceColor',[0 0 0]);
rectangle('Position',[37.5 -90.625 3.125 3.125], 'FaceColor',[0 0 0]);
rectangle('Position',[40.625 -90.625 3.125 3.125], 'FaceColor',[0 0 0]);
rectangle('Position',[37.5 -93.75 3.125 3.125], 'FaceColor',[1 1 1]);
rectangle('Position',[40.625 -93.75 3.125 3.125], 'FaceColor',[1 1 1]);
rectangle('Position',[43.75 -90.625 3.125 3.125], 'FaceColor',[0 0 0]);
rectangle('Position',[46.875 -90.625 3.125 3.125], 'FaceColor',[1 1 1]);
rectangle('Position',[43.75 -93.75 3.125 3.125], 'FaceColor',[1 1 1]);
rectangle('Position',[46.875 -93.75 3.125 3.125], 'FaceColor',[1 1 1]);
rectangle('Position',[37.5 -96.875 3.125 3.125], 'FaceColor',[1 1 1]);
rectangle('Position',[40.625 -96.875 3.125 3.125], 'FaceColor',[1 1 1]);
rectangle('Position',[37.5 -100 3.125 3.125], 'FaceColor',[0 0 0]);
rectangle('Position',[40.625 -100 3.125 3.125], 'FaceColor',[0 0 0]);
rectangle('Position',[43.75 -96.875 3.125 3.125], 'FaceColor',[1 1 1]);
rectangle('Position',[46.875 -96.875 3.125 3.125], 'FaceColor',[1 1 1]);
rectangle('Position',[43.75 -100 3.125 3.125], 'FaceColor',[0 0 0]);
rectangle('Position',[46.875 -100 3.125 3.125], 'FaceColor',[0 0 0]);
rectangle('Position',[56.25 -53.125 3.125 3.125], 'FaceColor',[0 0 0]);
rectangle('Position',[59.375 -53.125 3.125 3.125], 'FaceColor',[0 0 0]);
rectangle('Position',[56.25 -56.25 3.125 3.125], 'FaceColor',[0 0 0]);
rectangle('Position',[59.375 -56.25 3.125 3.125], 'FaceColor',[1 1 1]);
rectangle('Position',[56.25 -59.375 3.125 3.125], 'FaceColor',[0 0 0]);
rectangle('Position',[59.375 -59.375 3.125 3.125], 'FaceColor',[1 1 1]);
rectangle('Position',[56.25 -62.5 3.125 3.125], 'FaceColor',[0 0 0]);
rectangle('Position',[59.375 -62.5 3.125 3.125], 'FaceColor',[1 1 1]);
rectangle('Position',[62.5 -53.125 3.125 3.125], 'FaceColor',[0 0 0]);
rectangle('Position',[65.625 -53.125 3.125 3.125], 'FaceColor',[1 1 1]);
rectangle('Position',[62.5 -56.25 3.125 3.125], 'FaceColor',[1 1 1]);
rectangle('Position',[65.625 -56.25 3.125 3.125], 'FaceColor',[1 1 1]);
rectangle('Position',[87.5 -53.125 3.125 3.125], 'FaceColor',[1 1 1]);
rectangle('Position',[90.625 -53.125 3.125 3.125], 'FaceColor',[0 0 0]);
rectangle('Position',[87.5 -56.25 3.125 3.125], 'FaceColor',[1 1 1]);
rectangle('Position',[90.625 -56.25 3.125 3.125], 'FaceColor',[0 0 0]);
rectangle('Position',[93.75 -59.375 3.125 3.125], 'FaceColor',[1 1 1]);
rectangle('Position',[96.875 -59.375 3.125 3.125], 'FaceColor',[0 0 0]);
rectangle('Position',[93.75 -62.5 3.125 3.125], 'FaceColor',[1 1 1]);
rectangle('Position',[96.875 -62.5 3.125 3.125], 'FaceColor',[0 0 0]);
rectangle('Position',[93.75 -65.625 3.125 3.125], 'FaceColor',[1 1 1]);
rectangle('Position',[96.875 -65.625 3.125 3.125], 'FaceColor',[0 0 0]);
rectangle('Position',[93.75 -68.75 3.125 3.125], 'FaceColor',[1 1 1]);
rectangle('Position',[96.875 -68.75 3.125 3.125], 'FaceColor',[0 0 0]);
rectangle('Position',[50 -78.125 3.125 3.125], 'FaceColor',[1 1 1]);
rectangle('Position',[53.125 -78.125 3.125 3.125], 'FaceColor',[0 0 0]);
rectangle('Position',[50 -81.25 3.125 3.125], 'FaceColor',[1 1 1]);
rectangle('Position',[53.125 -81.25 3.125 3.125], 'FaceColor',[0 0 0]);
rectangle('Position',[50 -84.375 3.125 3.125], 'FaceColor',[1 1 1]);
rectangle('Position',[53.125 -84.375 3.125 3.125], 'FaceColor',[0 0 0]);
rectangle('Position',[50 -87.5 3.125 3.125], 'FaceColor',[1 1 1]);
rectangle('Position',[53.125 -87.5 3.125 3.125], 'FaceColor',[0 0 0]);
rectangle('Position',[62.5 -84.375 3.125 3.125], 'FaceColor',[1 1 1]);
rectangle('Position',[65.625 -84.375 3.125 3.125], 'FaceColor',[1 1 1]);
rectangle('Position',[62.5 -87.5 3.125 3.125], 'FaceColor',[0 0 0]);
rectangle('Position',[65.625 -87.5 3.125 3.125], 'FaceColor',[0 0 0]);
rectangle('Position',[68.75 -84.375 3.125 3.125], 'FaceColor',[1 1 1]);
rectangle('Position',[71.875 -84.375 3.125 3.125], 'FaceColor',[1 1 1]);
rectangle('Position',[68.75 -87.5 3.125 3.125], 'FaceColor',[0 0 0]);
rectangle('Position',[71.875 -87.5 3.125 3.125], 'FaceColor',[1 1 1]);
rectangle('Position',[50 -90.625 3.125 3.125], 'FaceColor',[1 1 1]);
rectangle('Position',[53.125 -90.625 3.125 3.125], 'FaceColor',[0 0 0]);
rectangle('Position',[50 -93.75 3.125 3.125], 'FaceColor',[1 1 1]);
rectangle('Position',[53.125 -93.75 3.125 3.125], 'FaceColor',[0 0 0]);
rectangle('Position',[50 -96.875 3.125 3.125], 'FaceColor',[1 1 1]);
rectangle('Position',[53.125 -96.875 3.125 3.125], 'FaceColor',[0 0 0]);
rectangle('Position',[50 -100 3.125 3.125], 'FaceColor',[0 0 0]);
rectangle('Position',[53.125 -100 3.125 3.125], 'FaceColor',[0 0 0]);
rectangle('Position',[62.5 -96.875 3.125 3.125], 'FaceColor',[1 1 1]);
rectangle('Position',[65.625 -96.875 3.125 3.125], 'FaceColor',[1 1 1]);
rectangle('Position',[62.5 -100 3.125 3.125], 'FaceColor',[0 0 0]);
rectangle('Position',[65.625 -100 3.125 3.125], 'FaceColor',[0 0 0]);
rectangle('Position',[68.75 -96.875 3.125 3.125], 'FaceColor',[1 1 1]);
rectangle('Position',[71.875 -96.875 3.125 3.125], 'FaceColor',[1 1 1]);
rectangle('Position',[68.75 -100 3.125 3.125], 'FaceColor',[0 0 0]);
rectangle('Position',[71.875 -100 3.125 3.125], 'FaceColor',[0 0 0]);
rectangle('Position',[75 -78.125 3.125 3.125], 'FaceColor',[0 0 0]);
rectangle('Position',[78.125 -78.125 3.125 3.125], 'FaceColor',[0 0 0]);
rectangle('Position',[75 -81.25 3.125 3.125], 'FaceColor',[1 1 1]);
rectangle('Position',[78.125 -81.25 3.125 3.125], 'FaceColor',[1 1 1]);
rectangle('Position',[87.5 -78.125 3.125 3.125], 'FaceColor',[0 0 0]);
rectangle('Position',[90.625 -78.125 3.125 3.125], 'FaceColor',[0 0 0]);
rectangle('Position',[87.5 -81.25 3.125 3.125], 'FaceColor',[1 1 1]);
rectangle('Position',[90.625 -81.25 3.125 3.125], 'FaceColor',[1 1 1]);
rectangle('Position',[93.75 -78.125 3.125 3.125], 'FaceColor',[0 0 0]);
rectangle('Position',[96.875 -78.125 3.125 3.125], 'FaceColor',[0 0 0]);
rectangle('Position',[93.75 -81.25 3.125 3.125], 'FaceColor',[1 1 1]);
rectangle('Position',[96.875 -81.25 3.125 3.125], 'FaceColor',[0 0 0]);
rectangle('Position',[93.75 -84.375 3.125 3.125], 'FaceColor',[1 1 1]);
rectangle('Position',[96.875 -84.375 3.125 3.125], 'FaceColor',[0 0 0]);
rectangle('Position',[93.75 -87.5 3.125 3.125], 'FaceColor',[1 1 1]);
rectangle('Position',[96.875 -87.5 3.125 3.125], 'FaceColor',[0 0 0]);
rectangle('Position',[81.25 -90.625 3.125 3.125], 'FaceColor',[0 0 0]);
rectangle('Position',[84.375 -90.625 3.125 3.125], 'FaceColor',[0 0 0]);
rectangle('Position',[81.25 -93.75 3.125 3.125], 'FaceColor',[1 1 1]);
rectangle('Position',[84.375 -93.75 3.125 3.125], 'FaceColor',[1 1 1]);
rectangle('Position',[75 -96.875 3.125 3.125], 'FaceColor',[1 1 1]);
rectangle('Position',[78.125 -96.875 3.125 3.125], 'FaceColor',[1 1 1]);
rectangle('Position',[75 -100 3.125 3.125], 'FaceColor',[0 0 0]);
rectangle('Position',[78.125 -100 3.125 3.125], 'FaceColor',[0 0 0]);
rectangle('Position',[81.25 -96.875 3.125 3.125], 'FaceColor',[1 1 1]);
rectangle('Position',[84.375 -96.875 3.125 3.125], 'FaceColor',[1 1 1]);
rectangle('Position',[81.25 -100 3.125 3.125], 'FaceColor',[0 0 0]);
rectangle('Position',[84.375 -100 3.125 3.125], 'FaceColor',[0 0 0]);
rectangle('Position',[93.75 -90.625 3.125 3.125], 'FaceColor',[1 1 1]);
rectangle('Position',[96.875 -90.625 3.125 3.125], 'FaceColor',[0 0 0]);
rectangle('Position',[93.75 -93.75 3.125 3.125], 'FaceColor',[1 1 1]);
rectangle('Position',[96.875 -93.75 3.125 3.125], 'FaceColor',[0 0 0]);
rectangle('Position',[87.5 -96.875 3.125 3.125], 'FaceColor',[1 1 1]);
rectangle('Position',[90.625 -96.875 3.125 3.125], 'FaceColor',[1 1 1]);
rectangle('Position',[87.5 -100 3.125 3.125], 'FaceColor',[0 0 0]);
rectangle('Position',[90.625 -100 3.125 3.125], 'FaceColor',[0 0 0]);
rectangle('Position',[93.75 -96.875 3.125 3.125], 'FaceColor',[1 1 1]);
rectangle('Position',[96.875 -96.875 3.125 3.125], 'FaceColor',[0 0 0]);
rectangle('Position',[93.75 -100 3.125 3.125], 'FaceColor',[0 0 0]);
rectangle('Position',[96.875 -100 3.125 3.125], 'FaceColor',[0 0 0]);
X=[93,90.625,85.9375,82.8125,78.125,73.4375,73.4375,71.875,68.75,59.375,53.125,46.875,40.625,34.375,28.125,21.875,15.625,15.625,15.625,9.375,4.6875,6];
Y=[-93,-90.625,-92.1875,-92.1875,-90.625,-85.9375,-82.8125,-78.125,-68.75,-65.625,-65.625,-59.375,-53.125,-46.875,-40.625,-34.375,-28.125,-21.875,-15.625,-9.375,-4.6875,-6];
hold on;
plot(X,Y,'r');
legend('139.932','Location','southoutside');
